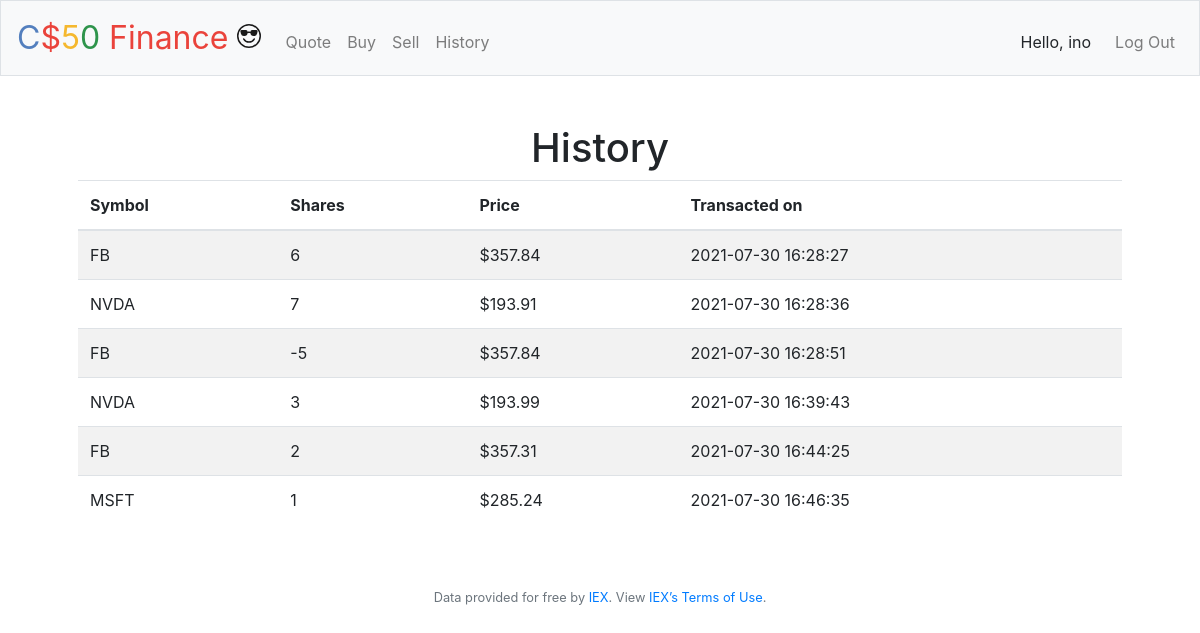
The app's page /history (signed in) with its own data.
### tables this page shows
CREATE TABLE activities (
id INTEGER,
user_id INTEGER NOT NULL,
symbol TEXT NOT NULL,
price NUMERIC NOT NULL,
shares INTEGER NOT NULL,
action TEXT NOT NULL,
cash_before NUMERIC,
cash_after NUMERIC,
date_time TEXT NOT NULL,

PRIMARY KEY (id), FOREIGN KEY(user_id) REFERENCES users(id));

### application.py (the view)
@app.route("/history")
@login_required
def history():
    rows = db.execute("SELECT * FROM activities WHERE user_id = ?", session["user_id"])
    print("\x1b[6;30;42m" + "--------------------------- START HISTORY ---------------------------" + "\x1b[0m")
    print(rows)
    print("\x1b[6;37;41m" + "---------------------------- END HISTORY ----------------------------" + "\x1b[0m")
    return render_template("/history.html", rows=rows)

### application.py (called while the page is built)
@app.after_request
def after_request(response):
    response.headers["Cache-Control"] = "no-cache, no-store, must-revalidate"
    response.headers["Expires"] = 0
    response.headers["Pragma"] = "no-cache"
    return response

### helpers.py (called while the page is built)
def login_required(f):
    @wraps(f)
    def decorated_function(*args, **kwargs):
        if session.get("user_id") is None:
            return redirect("/login")
        return f(*args, **kwargs)
    return decorated_function

def usd(value):
    return f"${value:,.2f}"

### templates/history.html (shortened to what this page needs)
{% extends "layout.html" %}
{% block main %}
    <h1>History</h1>
    <table class="table table-striped text-left">
        <thead>
            <tr>
                <th>Symbol</th>
                <th>Shares</th>
                <th>Price</th>
                <th>Transacted on</th>
            </tr>
        </thead>
        <tbody>
            {% for row in rows %}
            <tr>
                <td>
                    {{row.symbol}}
                </td>
                <td>
                    {{row.shares}}
                </td>
                <td>
                    {{row.price | usd}}
                </td>
                <td>
                    {{row.date_time}}
                </td>
            </tr>
            {% endfor %}
        </tbody>
    </table>
{% endblock %}

### records on screen
activities: symbol "FB", shares "6", price "$357.84", date_time "2021-07-30 16:28:27"
activities: symbol "NVDA", shares "7", price "$193.91", date_time "2021-07-30 16:28:36"
activities: symbol "FB", shares "-5", price "$357.84", date_time "2021-07-30 16:28:51"
activities: symbol "NVDA", shares "3", price "$193.99", date_time "2021-07-30 16:39:43"
activities: symbol "FB", shares "2", price "$357.31", date_time "2021-07-30 16:44:25"
activities: symbol "MSFT", shares "1", price "$285.24", date_time "2021-07-30 16:46:35"

### other values on screen
{{ session["username"] }} "ino"
